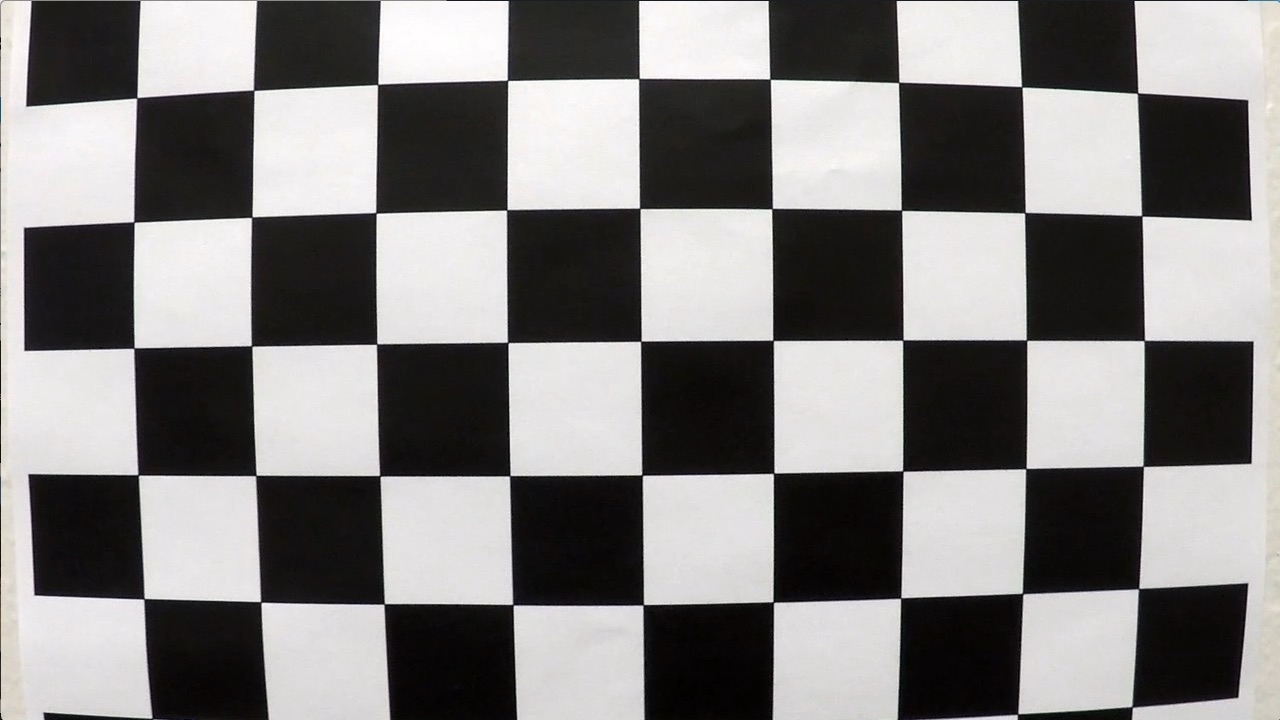
#> input picture camera_cal/calibration1.jpg, 1280 x 720 px; its folder holds only this picture in this run
$ jupyter execute --allow-errors P2.ipynb   (shell and % lines are left out)   (older library calls are emulated)
#> lines starting #> are read from the running program, lines starting #| are printed output that depends on the picture; after the words box and inside, x2 and y2 are one past the last pixel; in counts of white or black regions, pixels touching at a corner belong together
## Advanced Lane Finding Project

The goals / steps of this project are the following:

* Compute the camera calibration matrix and distortion coefficients given a set of chessboard images.
* Apply a distortion correction to raw images.
* Use color transforms, gradients, etc., to create a thresholded binary image.
* Apply a perspective transform to rectify binary image ("birds-eye view").
* Detect lane pixels and fit to find the lane boundary.
* Determine the curvature of the lane and vehicle position with respect to center.
* Warp the detected lane boundaries back onto the original image.
* Output visual display of the lane boundaries and numerical estimation of lane curvature and vehicle position.

---
## First, I'll compute the camera calibration using chessboard images

[cell 1]
import numpy as np
import cv2
import glob
import matplotlib.pyplot as plt
import queue

# prepare object points, like (0,0,0), (1,0,0), (2,0,0) ....,(6,5,0)
objp = np.zeros((6*9,3), np.float32)
objp[:,:2] = np.mgrid[0:9,0:6].T.reshape(-1,2)

# Arrays to store object points and image points from all the images.
objpoints = [] # 3d points in real world space
imgpoints = [] # 2d points in image plane.

# Make a list of calibration images
images = glob.glob('./camera_cal/calibration*.jpg')

# Step through the list and search for chessboard corners
for fname in images:
    img = cv2.imread(fname)
#> img is the input picture: shape (720, 1280, 3); mean B, G, R 127.8, 128.4, 130.1
    gray = cv2.cvtColor(img,cv2.COLOR_BGR2GRAY)

    # Find the chessboard corners
    ret, corners = cv2.findChessboardCorners(gray, (9,6),None)
#> ret = False; corners = None

    # If found, add object points, image points
    if ret == True:
        objpoints.append(objp)
        imgpoints.append(corners)

        # Draw and display the corners
        img = cv2.drawChessboardCorners(img, (9,6), corners, ret)
        cv2.imshow('img',img)
        cv2.waitKey(500)

cv2.destroyAllWindows()

## Calibrate the camera using the objpoints and imgpoints

[cell 2]

img = cv2.imread('./test_images/test3.jpg', cv2.COLOR_BGR2RGB)
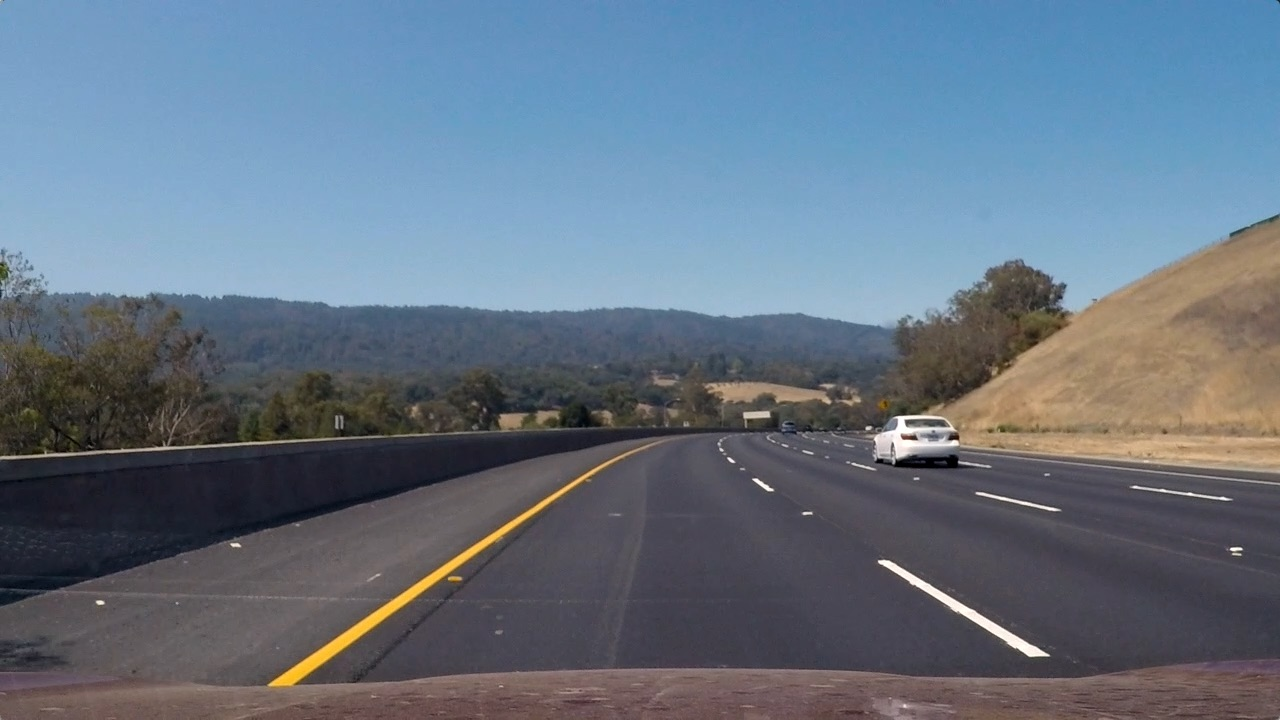
#> input picture test_images/test3.jpg, 1280 x 720 px
#> img is the input picture: shape (720, 1280, 3); mean B, G, R 130.7, 115.3, 101.1
img_size = (img.shape[1], img.shape[0])
#> img_size = (1280, 720)
#> (the rest of this cell did not finish here and is left out)

## Threshold methods

[cell 3]
def abs_sobel_thresh(img, orient='x', sobel_kernel=3, thresh=(0, 255)):
    gray = cv2.cvtColor(img, cv2.COLOR_RGB2GRAY)

    if orient == 'x':
        sobel = cv2.Sobel(gray, cv2.CV_64F, 1, 0)
    elif orient == 'y':
        sobel = cv2.Sobel(gray, cv2.CV_64F, 0, 1)

    abs_sobel = np.absolute(sobel)

    # scale the image to 8 bit (0 - 255)
    scaled_sobel = np.uint8(255 * abs_sobel / np.max(abs_sobel))

    #create a binary mask where the threshold parameters are met
    grad_binary = np.zeros_like(scaled_sobel)
    grad_binary[(scaled_sobel >= thresh[0]) & (scaled_sobel <= thresh[1])] = 1

    return grad_binary


def mag_thresh(image, sobel_kernel=3, mag_thresh=(0, 255)):
    gray = cv2.cvtColor(image, cv2.COLOR_RGB2GRAY)
    sobel_x = cv2.Sobel(gray, cv2.CV_64F, 1, 0, ksize=sobel_kernel)
    sobel_y = cv2.Sobel(gray, cv2.CV_64F, 0, 1, ksize=sobel_kernel)
    # combine sobelx and sobely, to get the grad_mag
    gradmag = np.sqrt(sobel_x ** 2 + sobel_y ** 2)
    scale_factor = np.max(gradmag) / 255
    gradmag = (gradmag / scale_factor).astype(np.uint8)
    mag_binary = np.zeros_like(gradmag)
    mag_binary[(gradmag >= mag_thresh[0]) & (gradmag <= mag_thresh[1])] = 1
    return mag_binary


def dir_threshold(image, sobel_kernel=3, thresh=(0, np.pi / 2)):
    gray = cv2.cvtColor(image, cv2.COLOR_RGB2GRAY)
    sobelx = cv2.Sobel(gray, cv2.CV_64F, 1, 0, ksize=sobel_kernel)
    sobely = cv2.Sobel(gray, cv2.CV_64F, 0, 1, ksize=sobel_kernel)
    abs_sobelx = np.absolute(sobelx)
    abs_sobely = np.absolute(sobely)

    # Use arctan to get the direction of the gradient
    gradient_direction = np.arctan2(abs_sobely, abs_sobelx)

    # create a binary mask based on the thresholds passed
    dir_binary = np.zeros_like(gradient_direction)
    dir_binary[(gradient_direction >= thresh[0]) & (gradient_direction <= thresh[1])] = 1
    return dir_binary

def hls_select(img, thresh=(0, 255), channel='S'):
    # 1) Convert to HLS color space
    hls = cv2.cvtColor(img, cv2.COLOR_RGB2HLS)
    H = hls[:,:,0]
    L = hls[:,:,1]
    S = hls[:,:,2]

    if channel == 'H':
        channel = H
    elif channel == 'L':
        channel = L
    else:
        channel = S

    # 2) Apply a threshold to the S channel
    binary = np.zeros_like(channel)
    binary[(channel > thresh[0]) & (channel <= thresh[1])] = 1
    return binary

def rgb_select(img, thresh=(0, 255), channel='R'):
    # 1) Convert to HLS color space

    R = img[:,:,0]
    G = img[:,:,1]
    B = img[:,:,2]

    if channel == 'R':
        channel = R
    elif channel == 'G':
        channel = G
    else:
        channel = B

    # 2) Apply a threshold to the S channel
    binary = np.zeros_like(channel)
    binary[(channel > thresh[0]) & (channel <= thresh[1])] = 1
    return binary

def lab_select(img, thresh=(0, 255), channel='L'):
    # 1) Convert to LAB color space
    lab = cv2.cvtColor(img, cv2.COLOR_RGB2LAB)

    L = lab[:,:,0]
    A = lab[:,:,1]
    B = lab[:,:,2]

    if channel == 'L':
        channel = L
    elif channel == 'A':
        channel = A
    else:
        channel = B

    # 2) Apply a threshold to the hannel
    binary = np.zeros_like(channel)
    binary[(channel > thresh[0]) & (channel <= thresh[1])] = 1
    return binary


def luv_select(img, thresh=(0, 255), channel='L'):
    # 1) Convert to LSV color space
    luv = cv2.cvtColor(img, cv2.COLOR_RGB2LUV)

    L = luv[:,:,0]
    U = luv[:,:,1]
    V = luv[:,:,2]

    if channel == 'L':
        channel = L
    elif channel == 'U':
        channel = U
    else:
        channel = V

    # 2) Apply a threshold to the hannel
    binary = np.zeros_like(channel)
    binary[(channel > thresh[0]) & (channel <= thresh[1])] = 1
    return binary

def plot_images_three(images, titles):
    f, (ax1, ax2, ax3) = plt.subplots(1, 3, figsize=(20, 10))
    ax1.imshow(images[0])
    ax1.set_title(titles[0], fontsize=30)
    ax2.imshow(images[1])
    ax2.set_title(titles[1], fontsize=30)
    ax3.imshow(images[2])
    ax3.set_title(titles[2], fontsize=30)

def color_gradient_transform(img):
    ksize = 7
    # Apply each of the thresholding functions
    gradx = abs_sobel_thresh(img, orient='x', sobel_kernel=ksize, thresh=(40, 130))
    grady = abs_sobel_thresh(img, orient='y', sobel_kernel=ksize, thresh=(40, 100))
    # print(gradx, grady)

    mag_binary = mag_thresh(img, sobel_kernel=ksize, mag_thresh=(40, 100))
    dir_binary = dir_threshold(img, sobel_kernel=ksize, thresh=(0.7, 1.3))

    hue_binary = hls_select(img, thresh=(90, 130), channel='H')
    light_binary = hls_select(img, thresh=(200, 255), channel='L')
    sat_binary = hls_select(img, thresh=(70, 255), channel='S')


    red_binary = rgb_select(img, thresh=(90, 130), channel='R')
    blue_binary = rgb_select(img, thresh=(180, 255), channel='G')
    green_binary = rgb_select(img, thresh=(70, 255), channel='B')

    #red_binary = rgb_select(image, thresh=(90, 130), channel='R')
    a_binary = lab_select(img, thresh=(130, 255), channel='A')
    b_binary = lab_select(img, thresh=(70, 255), channel='B')

    u_binary = luv_select(img, thresh=(70, 130), channel='U')
    v_binary = luv_select(img, thresh=(70, 130), channel='V')

    combined = np.zeros_like(dir_binary)
    combined[(((u_binary == 1) & (mag_binary == 1) | (blue_binary == 1) | (sat_binary == 1)) & ((dir_binary == 1) | ((sat_binary == 1)) & (light_binary == 1))
         )] = 1
    return combined

## Testing the threshold methods

[cell 4]


ksize = 7
image = cv2.imread('./test_images/straight_lines1.jpg')
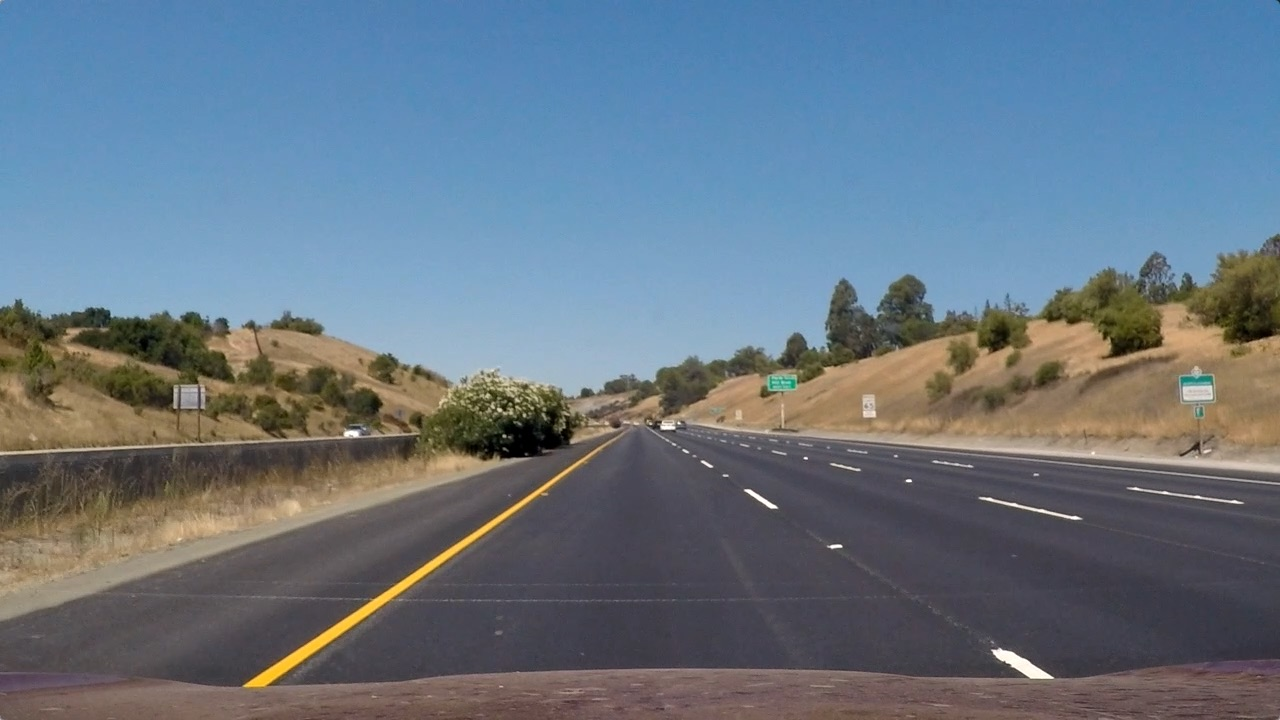
#> input picture test_images/straight_lines1.jpg, 1280 x 720 px
#> image is the input picture: shape (720, 1280, 3); mean B, G, R 131.2, 117.7, 103.2

# Apply each of the thresholding functions
gradx = abs_sobel_thresh(image, orient='x', sobel_kernel=ksize, thresh=(40, 130))
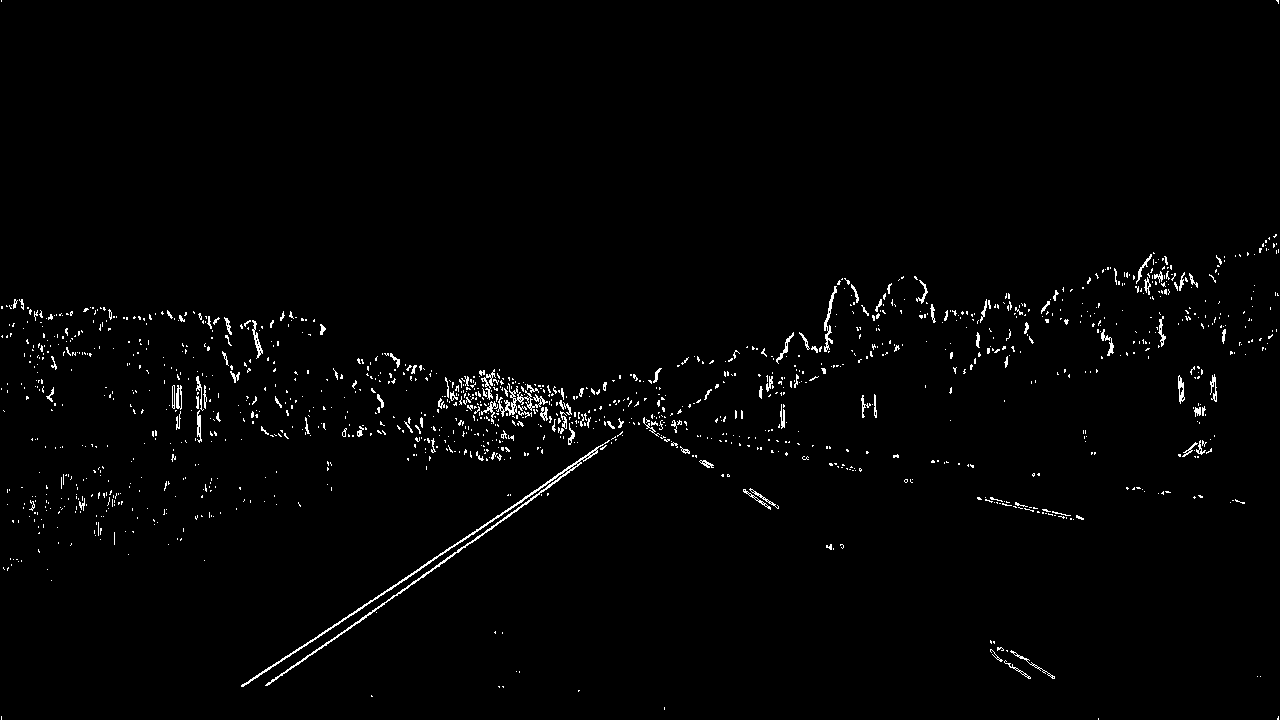
#> gradx: shape (720, 1280); values 0 (black) and 1 (white), 1.5% white in thin lines or dots
grady = abs_sobel_thresh(image, orient='y', sobel_kernel=ksize, thresh=(40, 100))
#> grady: shape (720, 1280); values 0 (black) and 1 (white), 2.2% white in thin lines or dots
# print(gradx, grady)

mag_binary = mag_thresh(image, sobel_kernel=ksize, mag_thresh=(40, 100))
#> in mag_thresh, `scale_factor = np.max(gradmag) / 255`: scale_factor = 470.6
#> mag_binary: shape (720, 1280); values 0 (black) and 1 (white), 4.4% white in thin lines or dots
dir_binary = dir_threshold(image, sobel_kernel=ksize, thresh=(0.7, 1.3))
#> dir_binary: shape (720, 1280) float64; values 0 (black) and 1 (white), 39.1% white in thin lines or dots

hue_binary = hls_select(image, thresh=(90, 130), channel='H')
#> in hls_select, `hls = cv2.cvtColor(img, cv2.COLOR_RGB2HLS)`: hls: shape (720, 1280, 3); mean of channels 0, 1, 2 72.8, 117, 67
#> hue_binary: shape (720, 1280); values 0 (black) and 1 (white), 31% white; 44 white regions (33 under 20 px), largest, box (x1, y1, x2, y2) and area: (0, 250, 1280, 720) 283758, (980, 496, 1080, 522) 737, (1131, 486, 1244, 506) 584
light_binary = hls_select(image, thresh=(100, 210), channel='L')
#> light_binary: shape (720, 1280); values 0 (black) and 1 (white), 62% white; 579 black regions (506 under 20 px), largest, box (x1, y1, x2, y2) and area: (267, 414, 1280, 720) 194435, (0, 275, 1032, 720) 121832, (1033, 234, 1280, 360) 13370
sat_binary = hls_select(image, thresh=(70, 255), channel='S')
#> sat_binary: shape (720, 1280); values 0 (black) and 1 (white), 52.5% white; 304 black regions (272 under 20 px), largest, box (x1, y1, x2, y2) and area: (0, 232, 1280, 720) 435070, (276, 391, 293, 413) 185, (244, 385, 271, 399) 163


red_binary = rgb_select(image, thresh=(90, 130), channel='R')
#> red_binary: shape (720, 1280); values 0 (black) and 1 (white), 14.1% white; 1725 white regions (1558 under 20 px), largest, box (x1, y1, x2, y2) and area: (465, 303, 1280, 541) 48308, (0, 449, 537, 640) 25933, (35, 668, 1256, 720) 22173
blue_binary = rgb_select(image, thresh=(200, 255), channel='G')
#> blue_binary: shape (720, 1280); values 0 (black) and 1 (white), 0.31% white; 153 white regions (133 under 20 px), largest, box (x1, y1, x2, y2) and area: (992, 649, 1053, 679) 641, (356, 568, 428, 618) 312, (1183, 386, 1213, 400) 256
green_binary = rgb_select(image, thresh=(70, 255), channel='B')
#> green_binary: shape (720, 1280); values 0 (black) and 1 (white), 88.4% white; 1286 black regions (1120 under 20 px), largest, box (x1, y1, x2, y2) and area: (832, 488, 1280, 678) 34898, (494, 544, 792, 672) 19600, (777, 599, 1015, 678) 8163

#red_binary = rgb_select(image, thresh=(90, 130), channel='R')
a_binary = lab_select(image, thresh=(130, 255), channel='A')
#> in lab_select, `lab = cv2.cvtColor(img, cv2.COLOR_RGB2LAB)`: lab: shape (720, 1280, 3); mean of channels 0, 1, 2 128.2, 132.2, 137.7
#> a_binary: shape (720, 1280); values 0 (black) and 1 (white), 69.7% white; 692 black regions (625 under 20 px), largest, box (x1, y1, x2, y2) and area: (0, 233, 1280, 720) 263659, (402, 675, 496, 720) 1843, (960, 640, 1062, 692) 1797
b_binary = lab_select(image, thresh=(70, 130), channel='B')
#> b_binary: shape (720, 1280); values 0 (black) and 1 (white), 53.7% white; 126 black regions (79 under 20 px), largest, box (x1, y1, x2, y2) and area: (0, 0, 1280, 396) 422229, (1240, 592, 1268, 625) 498, (766, 374, 798, 392) 491

u_binary = luv_select(image, thresh=(70, 130), channel='U')
#> in luv_select, `luv = cv2.cvtColor(img, cv2.COLOR_RGB2LUV)`: luv: shape (720, 1280, 3); mean of channels 0, 1, 2 127.6, 104.6, 146.7
#> u_binary: shape (720, 1280); values 0 (black) and 1 (white), 99.7% white; 3 black regions (2 under 20 px), largest, box (x1, y1, x2, y2) and area: (245, 487, 544, 687) 2619
v_binary = luv_select(image, thresh=(70, 130), channel='V')
#> v_binary: shape (720, 1280); values 0 (black) and 1 (white), 26.6% white; 116 white regions (86 under 20 px), largest, box (x1, y1, x2, y2) and area: (0, 250, 1280, 720) 148421, (0, 316, 552, 624) 94207, (540, 449, 558, 466) 184


combined = color_gradient_transform(image)
#> in color_gradient_transform, `light_binary = hls_select(img, thresh=(200, 255), channel='L')`:
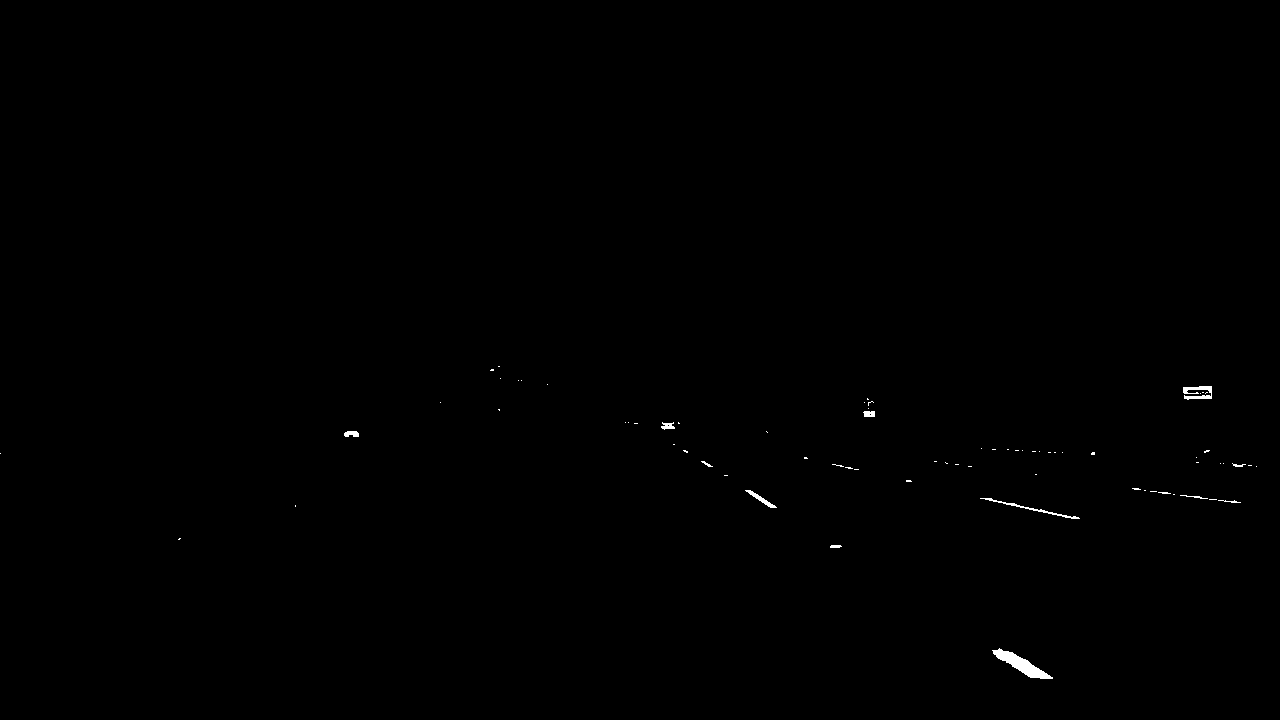
#> light_binary: shape (720, 1280); values 0 (black) and 1 (white), 0.2% white; 72 white regions (60 under 20 px), largest, box (x1, y1, x2, y2) and area: (992, 648, 1053, 679) 640, (1183, 386, 1212, 400) 238, (980, 498, 1080, 519) 210

plot_images_three([image, gradx, grady],
                  ["original", "Sobel x", "Sobel Y"])

plot_images_three([hue_binary, light_binary, sat_binary],
                  ["Hue", "Lightness", "Saturation"])

plot_images_three([red_binary, blue_binary, green_binary],
                  ["Red", "Blue", "Green"])

plot_images_three([light_binary, a_binary, b_binary],
                  ["L Channel", "A Channel", "B Channel"])

plot_images_three([light_binary, u_binary, v_binary],
                  ["L Channel", "U Channel", "V Channel"])

plot_images_three([mag_binary, dir_binary, combined],
                  ["Gradient", "Direction", "combined"])
